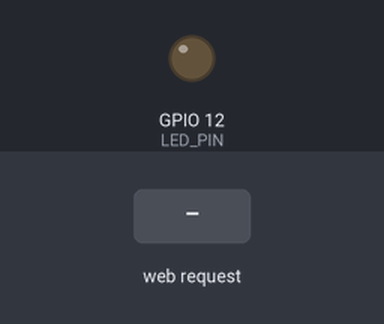
Recording of a sketch running on a simulated ESP8266 (NodeMCU). Parts: output pins drawn as LEDs (lit = HIGH). The inputs (shaded band) are chosen by the test bench. WiFi joins after 1.5 s; servers stay silent unless stated; what the sketch prints to the serial monitor is not drawn.

Above: at 3.7 s.
3.8 s: HTTP request GET /on received
At 4.4 s:
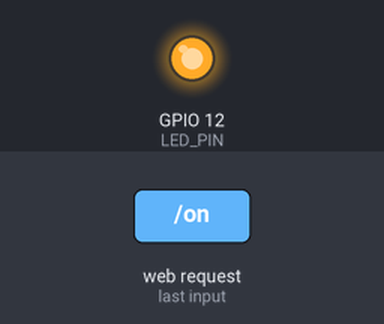
5.3 s: HTTP request GET /off received
At 6.7 s:
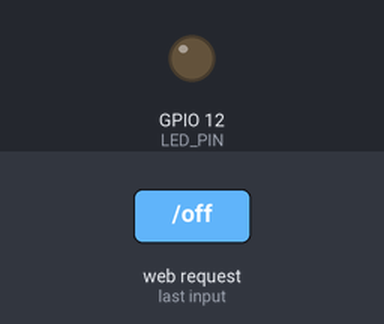
Timing chart, 0 to 8.3 s (numbered marks = the images above; inputs shaded):
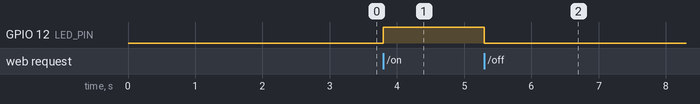

Measured:
- after the input at 3.8 s, GPIO 12 (LED_PIN): LOW → HIGH at once
- after the input at 5.3 s, GPIO 12 (LED_PIN): HIGH → LOW at once

The sketch:

localServer.ino
```cpp
#include <ESP8266WiFi.h>
#include <ESP8266WebServer.h>

const char *ssid = "robot02";
const char *password = "robot02";

const int LED_PIN = 12;

ESP8266WebServer server(80);

static const char *cpResponse200 = "<HTML><BODY style='font-size:48px;'>ESP_HTTPD_LED1<br/><br/>"
                                   "<br/><a href=/n>on</a><br/><a href=/off>off</a><br/>"
                                   "</BODY></HTML>\r\n";


void connectServerToOn() {
  digitalWrite(LED_PIN, HIGH);
  server.send(200, "text/html", cpResponse200);
}

void connectServerToOff() {
  digitalWrite(LED_PIN, LOW);
  server.send(200, "text/html", cpResponse200);
}

void setup() {
  delay(1000);
  pinMode(LED_PIN, OUTPUT);

  Serial.begin(115200);

  WiFi.begin(ssid, password);
  while (WiFi.status() != WL_CONNECTED) {
    delay(500);
    Serial.print(".");
  }
  Serial.println("WiFi connected");
  Serial.println(WiFi.localIP());
  server.on("/on", connectServerToOn);
  server.on("/off", connectServerToOff);

  server.begin();
}

void loop() {
  server.handleClient();
}
```
